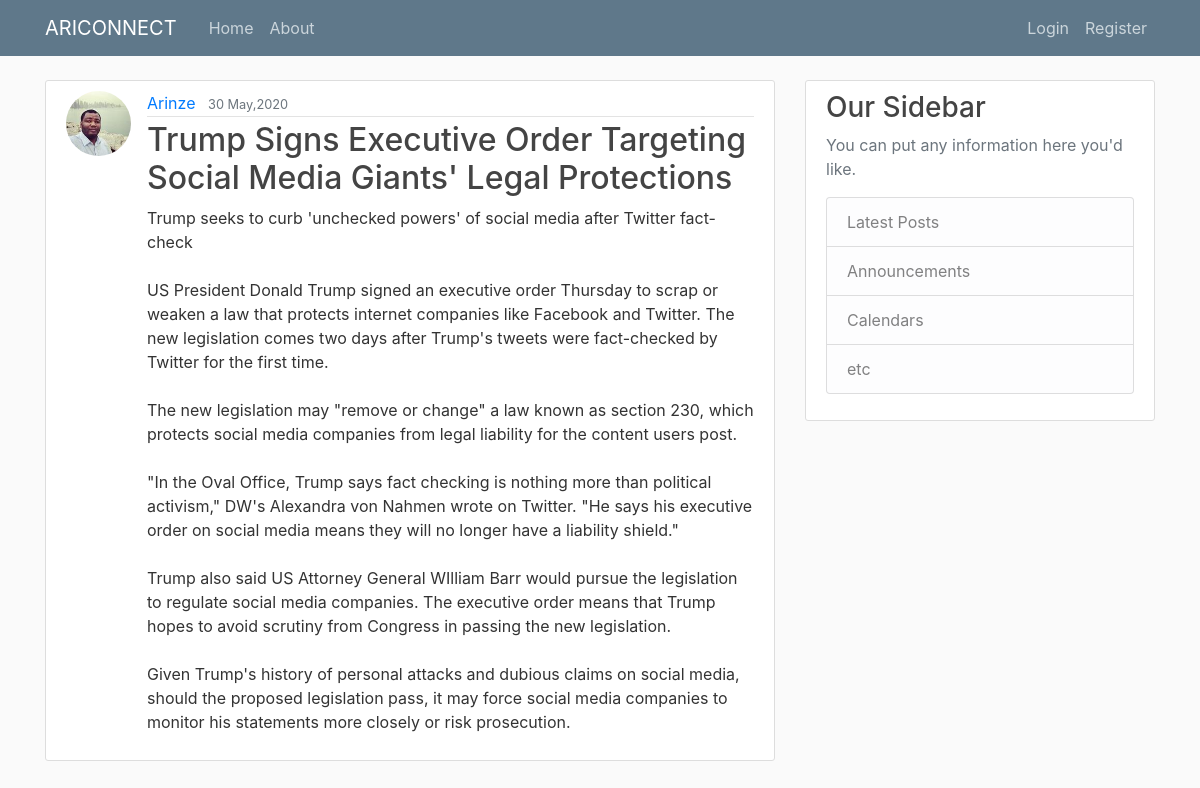
Page /post/9 on the committed database.
### flaskblog/models.py (models this page shows, shortened)
class User(db.Model, UserMixin):
    id = db.Column(db.Integer, primary_key = True)
    username = db.Column(db.String(20), unique = True, nullable = False)
    email = db.Column(db.String(120), unique = True, nullable = False)
    image_file = db.Column(db.String(20), nullable = False, default = "default.jpg")
    password = db.Column(db.String(60), nullable = False)
    posts = db.relationship("Post", backref="author", lazy = True)

class Post(db.Model):
    id = db.Column(db.Integer, primary_key = True)
    title = db.Column(db.String(100), nullable = False)
    date_posted = db.Column(db.DateTime, nullable = False, default = datetime.utcnow)
    content = db.Column(db.Text, nullable = False)
    user_id = db.Column(db.Integer, db.ForeignKey("user.id"), nullable = False)

### flaskblog/posts/routes.py (the view)
@posts.route('/post/<int:post_id>')
def post(post_id):
    post= Post.query.get_or_404(post_id)
    return render_template("post.html", title=post.title, post=post)

### flaskblog/templates/post.html (shortened to what this page needs)
{%extends "layout.html"%}
{%block content%}
  <article class="media content-section">
    <img class = "rounded-circle article-img" src="{{url_for("static", filename = "profile_pics/"+post.author.image_file)}}">
    <div class="media-body">
      <div class="article-metadata">
        <a class="mr-2" href="{{url_for("users.user_posts",username=post.author.username)}}">{{ post.author.username }}</a>
        <small class="text-muted">{{ post.date_posted.strftime("%d %b,%Y") }}</small>
      </div>
      <h2 class = "article-title">{{ post.title }}</h2>
      <p class="article-content">{{ post.content }}</p>
    </div>
  </article>
{%endblock content%}

### flaskblog/static/main.css (style rules this page uses)
body { background: #fafafa; color: #333333; margin-top: 5rem; }
h1, h2, h3, h4, h5, h6 { color: #444444; }
.content-section { background: #ffffff; padding: 10px 20px; border: 1px solid #dddddd; border-radius: 3px; margin-bottom: 20px; }
.article-title { color: #444444; }
.article-content { white-space: pre-line; }
.article-img { height: 65px; width: 65px; margin-right: 16px; }
.article-metadata { padding-bottom: 1px; margin-bottom: 4px; border-bottom: 1px solid #e3e3e3 }

### rows in the picture
User: image_file (picture), author.username "Arinze"
Post: date_posted "30 May,2020", title "Trump Signs Executive Order Targeting Social Media Giants' Legal Protections", content "Trump seeks to curb 'unchecked powers' of social media after Twitter fact-check US President Donald Trump signed an executive order Thursday to scrap or weaken a law that protects internet companies like Facebook and Twitter. The new legislation comes two days after Trump's tweets were fact-checked by Twitter for the first time. The new legislation may \"remove or change\" a law known as section 230, which protects social media companies from legal liability for the content users post. \"In the Oval Office, Trump says fact checking is nothing more than political activism,\" DW's Alexandra von Nahmen wrote on Twitter. \"He says his executive order on social media means they will no longer have a…"
